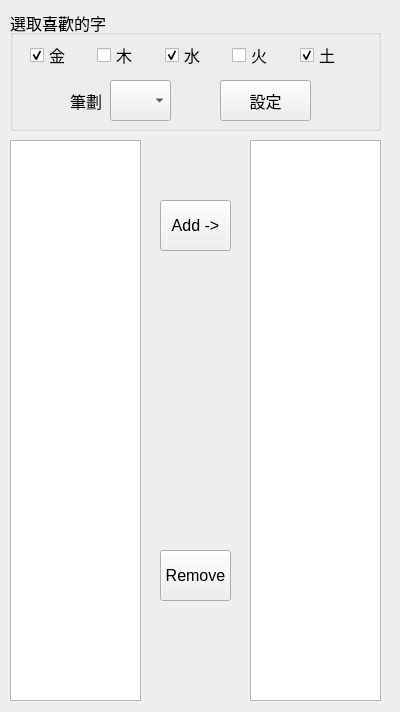
<?xml version="1.0" encoding="UTF-8"?>
<ui version="4.0">
 <class>Form_SelectWord</class>
 <widget class="QWidget" name="Form_SelectWord">
  <property name="geometry">
   <rect>
    <x>0</x>
    <y>0</y>
    <width>400</width>
    <height>712</height>
   </rect>
  </property>
  <property name="font">
   <font>
    <pointsize>12</pointsize>
   </font>
  </property>
  <property name="windowTitle">
   <string>Select Words</string>
  </property>
  <widget class="QGroupBox" name="groupBox_2">
   <property name="geometry">
    <rect>
     <x>10</x>
     <y>10</y>
     <width>371</width>
     <height>121</height>
    </rect>
   </property>
   <property name="title">
    <string>選取喜歡的字</string>
   </property>
   <widget class="QWidget" name="horizontalLayoutWidget">
    <property name="geometry">
     <rect>
      <x>20</x>
      <y>30</y>
      <width>331</width>
      <height>31</height>
     </rect>
    </property>
    <layout class="QHBoxLayout" name="horizontalLayout">
     <item>
      <widget class="QCheckBox" name="checkBox_SelectWord_Gold">
       <property name="text">
        <string>金</string>
       </property>
       <property name="checked">
        <bool>true</bool>
       </property>
      </widget>
     </item>
     <item>
      <widget class="QCheckBox" name="checkBox_SelectWord_Wood">
       <property name="text">
        <string>木</string>
       </property>
      </widget>
     </item>
     <item>
      <widget class="QCheckBox" name="checkBox_SelectWord_Water">
       <property name="text">
        <string>水</string>
       </property>
       <property name="checked">
        <bool>true</bool>
       </property>
      </widget>
     </item>
     <item>
      <widget class="QCheckBox" name="checkBox_SelectWord_Fire">
       <property name="text">
        <string>火</string>
       </property>
      </widget>
     </item>
     <item>
      <widget class="QCheckBox" name="checkBox_SelectWord_Earth">
       <property name="text">
        <string>土</string>
       </property>
       <property name="checked">
        <bool>true</bool>
       </property>
      </widget>
     </item>
    </layout>
   </widget>
   <widget class="QLabel" name="label_10">
    <property name="geometry">
     <rect>
      <x>60</x>
      <y>70</y>
      <width>41</width>
      <height>41</height>
     </rect>
    </property>
    <property name="font">
     <font>
      <pointsize>12</pointsize>
     </font>
    </property>
    <property name="text">
     <string>筆劃</string>
    </property>
   </widget>
   <widget class="QComboBox" name="comboBox_NameCount">
    <property name="geometry">
     <rect>
      <x>100</x>
      <y>70</y>
      <width>61</width>
      <height>41</height>
     </rect>
    </property>
   </widget>
   <widget class="QPushButton" name="pushButton_ListWord">
    <property name="geometry">
     <rect>
      <x>210</x>
      <y>70</y>
      <width>91</width>
      <height>41</height>
     </rect>
    </property>
    <property name="text">
     <string>設定</string>
    </property>
   </widget>
  </widget>
  <widget class="QListWidget" name="listWidget_WordList">
   <property name="geometry">
    <rect>
     <x>10</x>
     <y>140</y>
     <width>131</width>
     <height>561</height>
    </rect>
   </property>
   <property name="font">
    <font>
     <pointsize>12</pointsize>
    </font>
   </property>
  </widget>
  <widget class="QPushButton" name="pushButton_AddWord">
   <property name="geometry">
    <rect>
     <x>160</x>
     <y>200</y>
     <width>71</width>
     <height>51</height>
    </rect>
   </property>
   <property name="text">
    <string>Add -&gt;</string>
   </property>
  </widget>
  <widget class="QPushButton" name="pushButton_RemoveWord">
   <property name="geometry">
    <rect>
     <x>160</x>
     <y>550</y>
     <width>71</width>
     <height>51</height>
    </rect>
   </property>
   <property name="text">
    <string>Remove</string>
   </property>
  </widget>
  <widget class="QListWidget" name="listWidget_SelectedWord">
   <property name="geometry">
    <rect>
     <x>250</x>
     <y>140</y>
     <width>131</width>
     <height>561</height>
    </rect>
   </property>
   <property name="font">
    <font>
     <pointsize>12</pointsize>
    </font>
   </property>
  </widget>
 </widget>
 <resources/>
 <connections/>
</ui>
